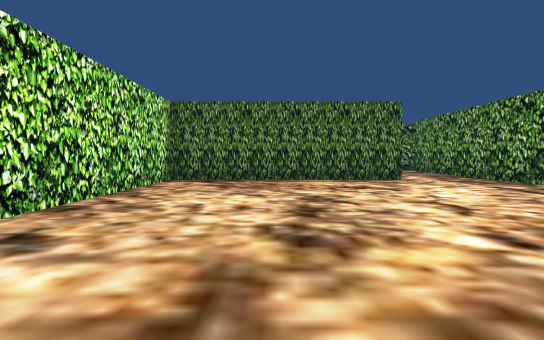
view 1 (above)

24 first-person views from a walk through a Unity game level. The camera is 1.5 m above the floor, tilts 2° down and sees 70° across. The floor is counted in squares, 2 m on a side. Each view is taken from the middle of a square. On the plan, view 1 faces up. The plan holds only what a view shows up to about 12 squares ahead; the rest is blank. The place goes on beyond the plan.

view 2
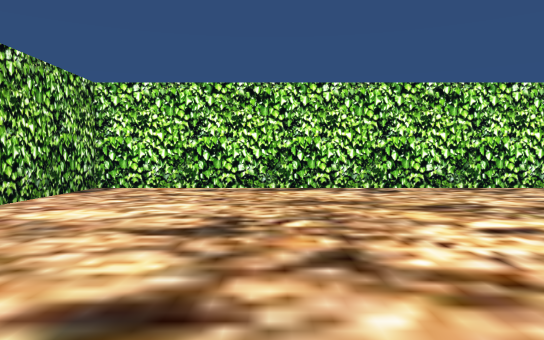

view 3
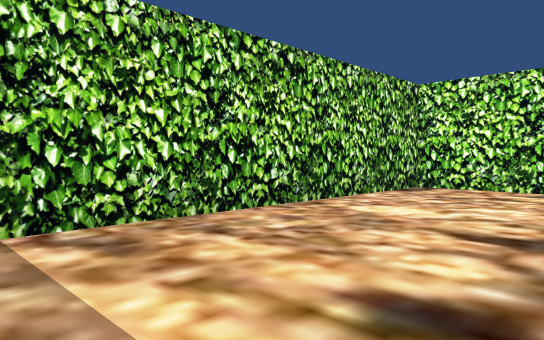

view 4
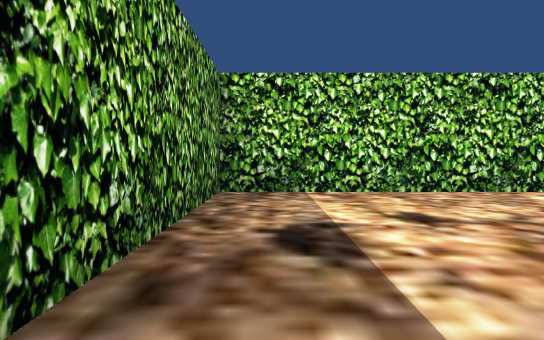

view 5
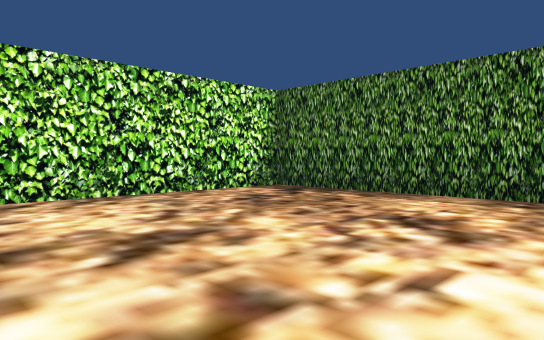

view 6
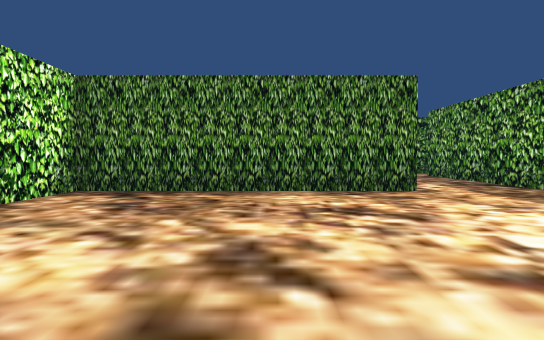

view 7
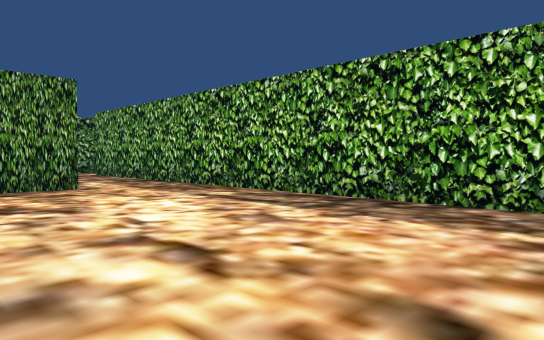

view 8
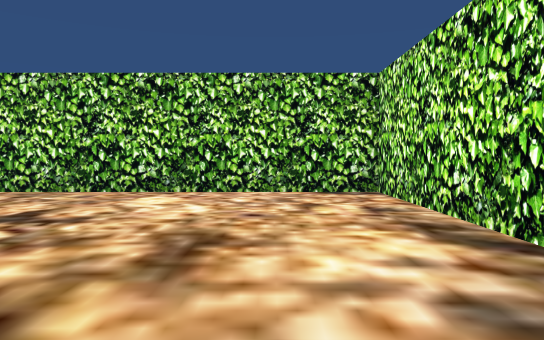

view 9
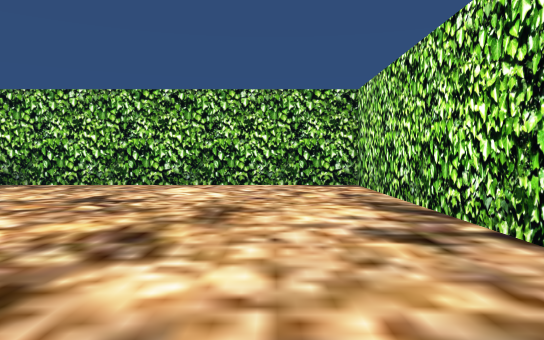

view 10
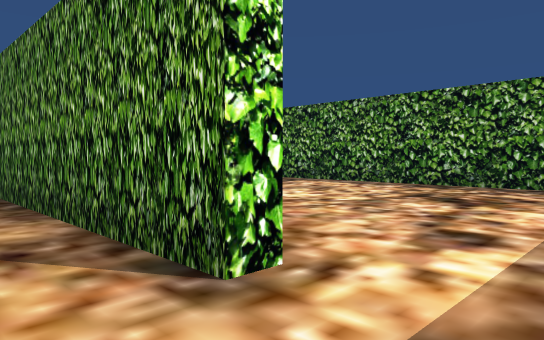

view 11
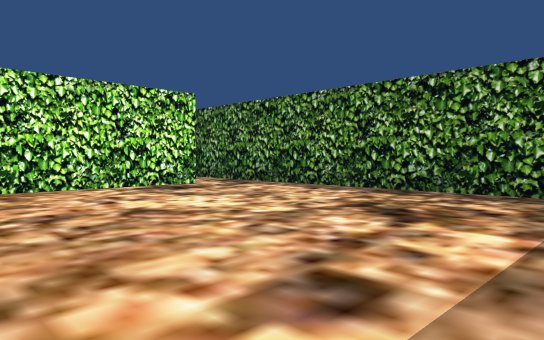

view 12
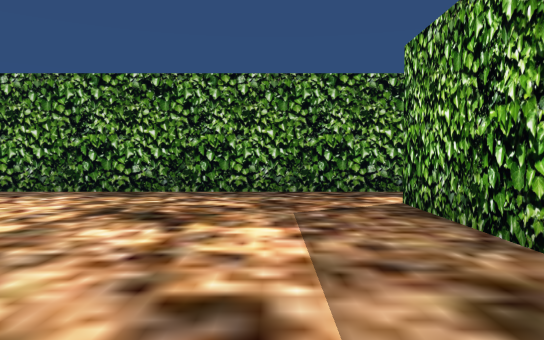

view 13
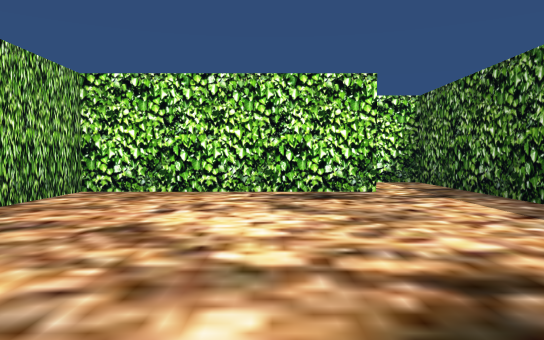

view 14
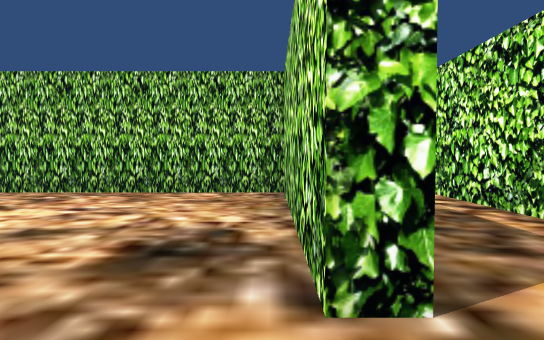

view 15
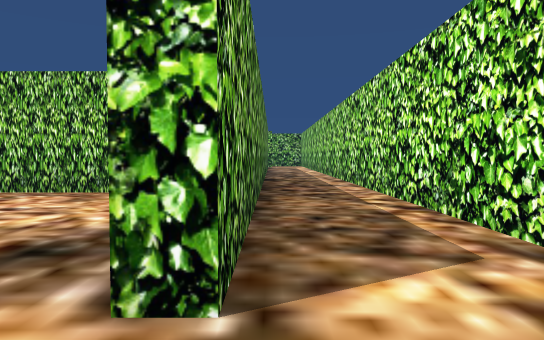

view 16
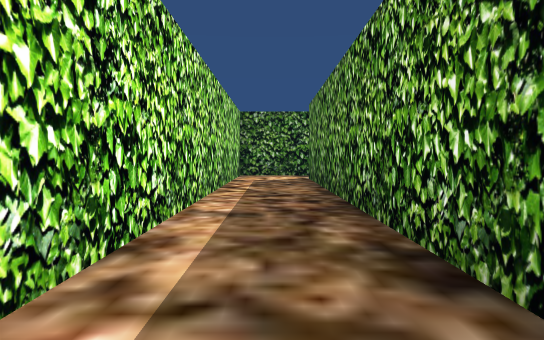

view 17
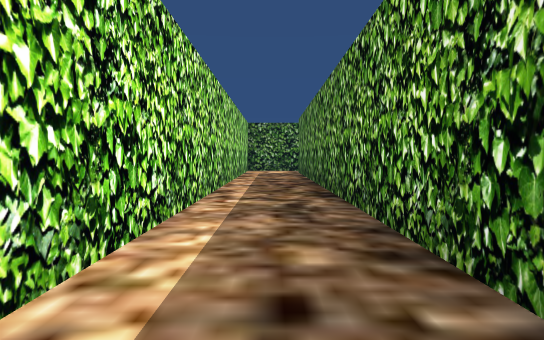

view 18
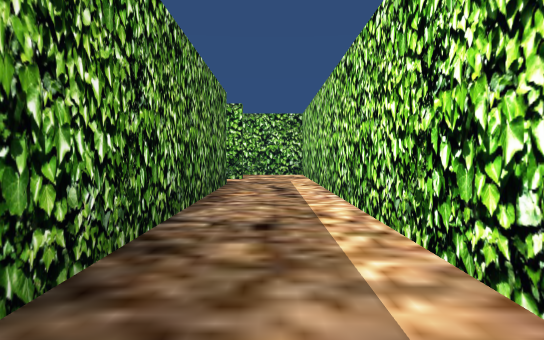

view 19
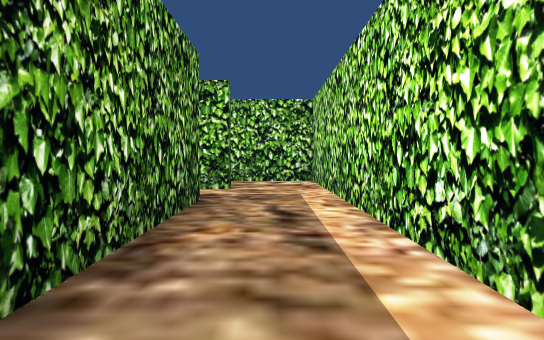

view 20
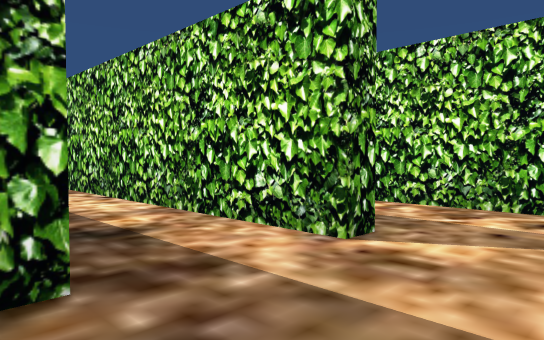

view 21
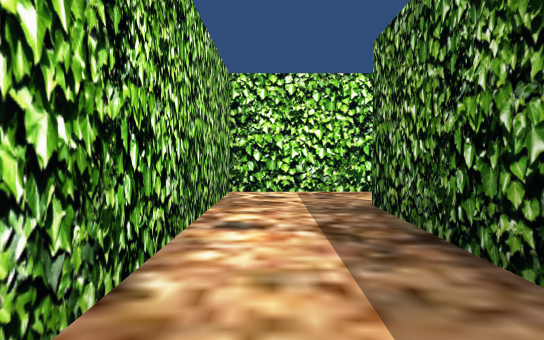

view 22
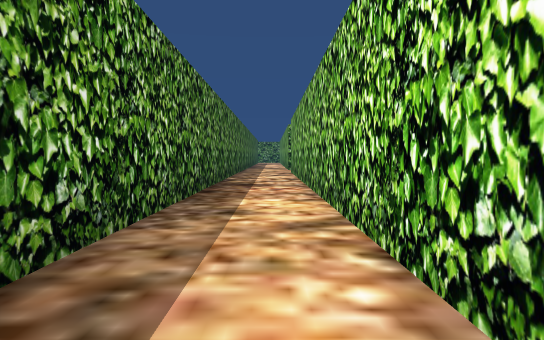

view 23
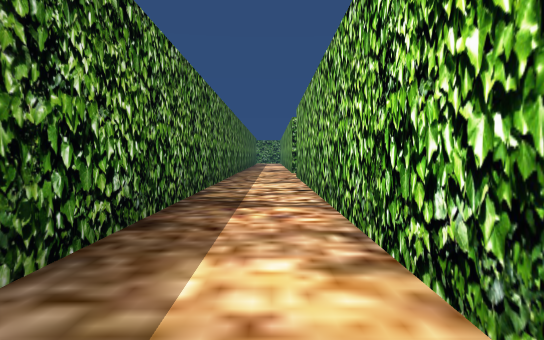

view 24
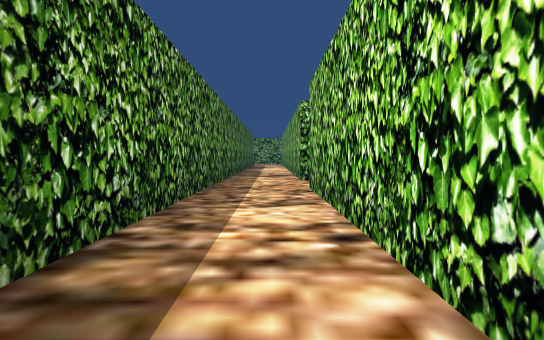

### Floor plan
Points are (right, up) in squares from view 1. A wall is a line through its corners. A room is listed if a view was taken in it or the views show most of it. See-through windows are left out.
Room 1 (views 1, 2, 3, 4, 5, 6, 7, 8, 9, 10)
walls: (4.2, 12.5) (-3.2, 12.5) (-3.2, -3.2) (7.1, -3.2) (7.1, 12.5)
ways out: opening at (5.5, 13) to room 2
Room 2 (views 11, 12, 13, 14)
walls: (4.2, 13) (4.2, 12.5); (-3.8, 19.2) (-3.2, 19.2) (-3.2, 13) (2.8, 13); (7.1, 12.5) (7.1, 19.2); (7.9, 21.3) (-3.6, 21.3)
ways out: opening at (5.5, 13) to room 1; opening at (-4, 20.5) to room 3; opening at (7, 20.5)
Room 3 (views 15, 16, 17, 18, 19, 20, 21, 22, 23, 24)
walls: (-3.8, -3.8) (-3.8, 19.2); (17.5, -6.5) (-4, -6.5) (-4, -6) (3.5, -6); (-6.3, 18) (-6.3, -8.9) (15.2, -8.9); (-3.6, 21.3) (-6.3, 21.3) (-6.3, 20)
ways out: opening at (-4, 20.5) to room 2; opening at (16.5, -9)

Where each view was taken, in squares from view 1:
view 1: 0 up, 0 right, facing up
view 2: 1 up, 6 right, facing left
view 3: 1 up, 6 right, facing down-left
view 4: 5 up, 6 right, facing down
view 5: 5 up, 4 right, facing up-left
view 6: 4 up, 1 right, facing up
view 7: 3 up, 1 right, facing up-right
view 8: 5 up, 1 left, facing down
view 9: 7 up, 1 left, facing down
view 10: 11 up, 6 right, facing up-left
view 11: 13 up, 6 right, facing up-left
view 12: 13 up, 5 right, facing up
view 13: 17 up, 5 right, facing left
view 14: 21 up, 3 left, facing down
view 15: 21 up, 4 left, facing down
view 16: 6 up, 5 left, facing up
view 17: 1 up, 5 left, facing up
view 18: 7 up, 5 left, facing down
view 19: 3 up, 5 left, facing down
view 20: 3 down, 6 left, facing down-right
view 21: 8 down, 2 right, facing left
view 22: 8 down, 3 left, facing right
view 23: 8 down, 1 right, facing right
view 24: 8 down, 6 right, facing right
